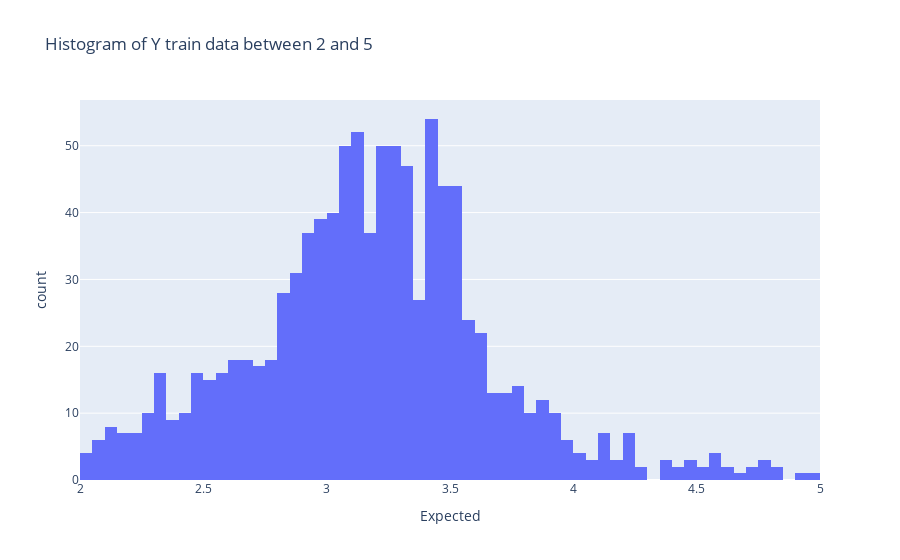

Notebook source saved alongside this figure:
### Code cell
y_between_2and_5 = Y_train_df[(Y_train_df['Expected'] > 2) & (Y_train_df['Expected'] < 5)]

# make wilk test for normality
from scipy.stats import shapiro
stat, p = shapiro(y_between_2and_5)
print(f'Statistics={stat}, p={p}')
px.histogram(y_between_2and_5, x='Expected', title='Histogram of Y train data between 2 and 5', nbins=100)

### Figure 1 — Plotly figure (JSON) as saved in the notebook; plotly's stock layout.template omitted (floating-point values rounded to 4 significant figures; data arrays with more than 128 entries replaced by an {"elided": "..."} marker saying what was removed)
{"data": [{"alignmentgroup": "True", "bingroup": "x", "hovertemplate": "Expected=%{x}<br>count=%{y}<extra></extra>", "legendgroup": "", "marker": {"color": "#636efa", "pattern": {"shape": ""}}, "name": "", "nbinsx": 100, "offsetgroup": "", "orientation": "v", "showlegend": false, "type": "histogram", "x": {"elided": "1001 float values"}, "xaxis": "x", "yaxis": "y"}], "layout": {"barmode": "relative", "legend": {"tracegroupgap": 0}, "title": {"text": "Histogram of Y train data between 2 and 5"}, "xaxis": {"anchor": "y", "domain": [0, 1], "title": {"text": "Expected"}}, "yaxis": {"anchor": "x", "domain": [0, 1], "title": {"text": "count"}}}}
